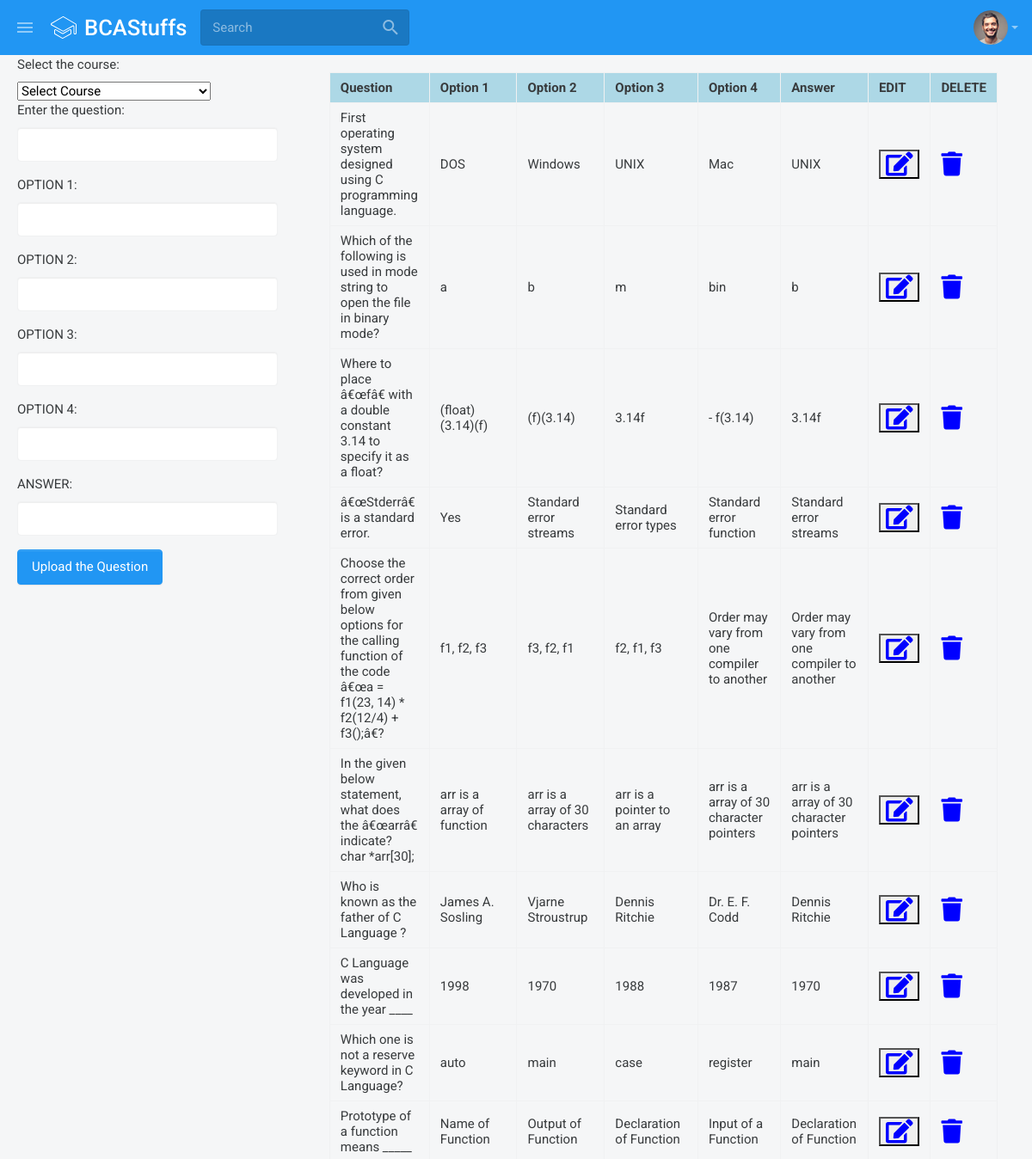
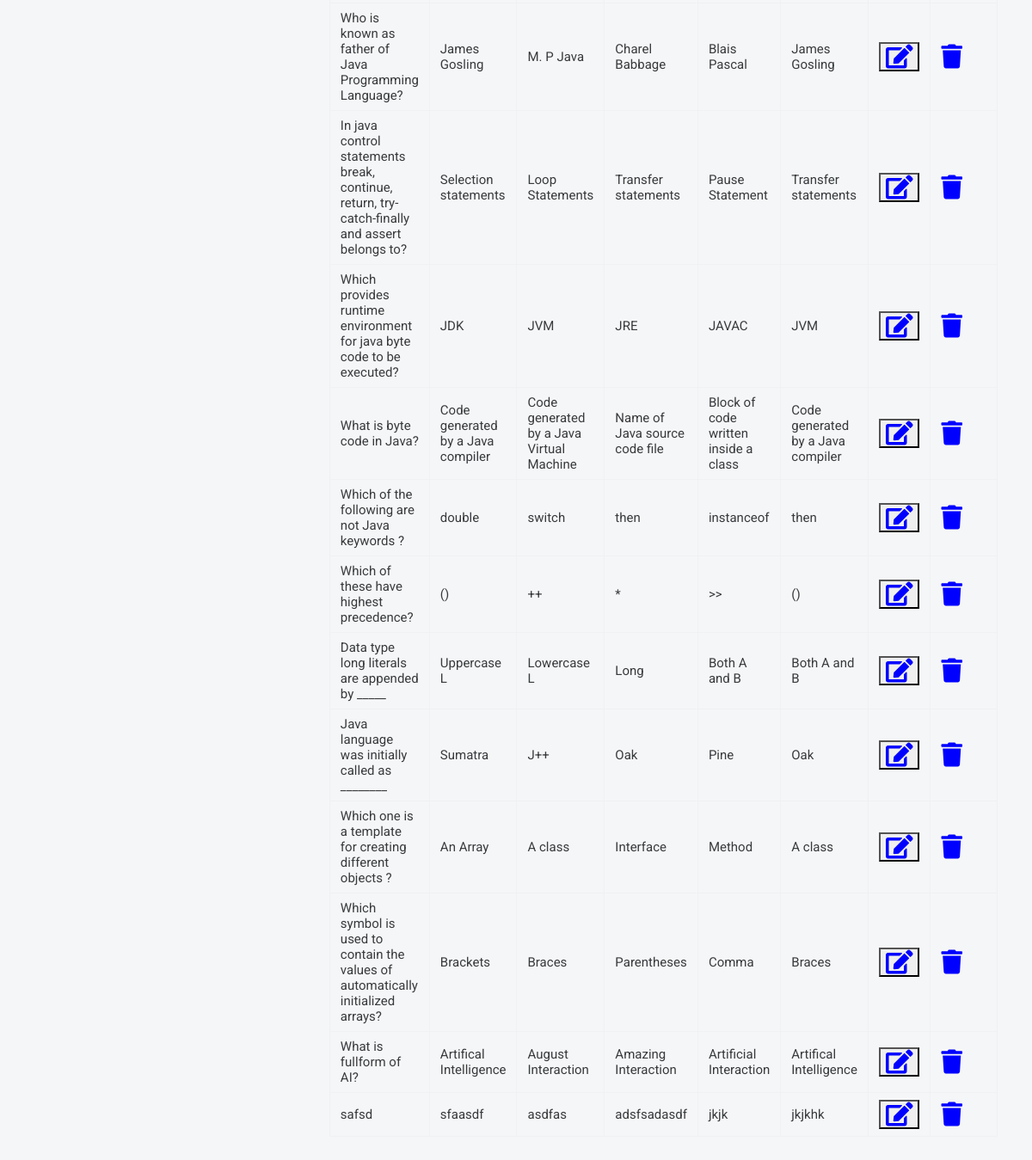
The app's page /AdminSide/add_quiz.php with its own data (2 pictures, top to bottom).
### tables this page shows
CREATE TABLE IF NOT EXISTS `que_master` (
  `que_id` int(11) NOT NULL AUTO_INCREMENT,
  `course_id` int(11) NOT NULL,
  `que` longtext NOT NULL,
  `option1` longtext NOT NULL,
  `option2` longtext NOT NULL,
  `option3` longtext NOT NULL,
  `option4` longtext NOT NULL,
  `answer` longtext NOT NULL,
  PRIMARY KEY (`que_id`)
);

### AdminSide/add_quiz.php (the view, shortened to what this page needs)
<?php
include 'header.php';
include 'connection.php';
?>
<head>
</head>
<body>
	<div class="container-fluid page__container">
		<div class="row">
			<div class="col-md-12">
				<div class="form-group">
					<form action="add_quiz.php" method="POST" enctype="multipart/form-data">
						<label>Select the course:</label><br>
						<div class="dropdown">
							<select id="coursedd" name="coursedd" onChange="change_topic(this.value)">
								<option class="dropdown-item">Select Course</option>
							</select>
						</div>
						<div class="form-group">
							<label>Enter the question:</label><br>
							<input class="form-control" type="text" name="que" id="que">
						</div>
						<div class="form-group">
							<label>OPTION 1:</label><br>
							<input class="form-control" name="option1" id="option1" type="text">
						</div>
						<div class="form-group">
							<label>OPTION 2:</label><br>
							<input class="form-control" name="option2" id="option2" type="text">
						</div>
						<div class="form-group">
							<label>OPTION 3:</label><br>
							<input class="form-control" name="option3" id="option3" type="text">
						</div>
						<div class="form-group">
							<label>OPTION 4:</label><br>
							<input class="form-control" name="option4" id="option4" type="text">
						</div>
						<div class="form-group">
							<label>ANSWER:</label><br>
							<input class="form-control" name="answer" id="answer" type="text">
						</div>
						<div id="fooBar">
							<input class="btn btn-primary" type="submit" name="save" id="save" value="Upload the Question">
							<span id="fooBar">&nbsp;</span>
						</div>
					</form>
				</div>
			</div>
		</div>
	</div>
</body>
<div class="container-fluid">
	<div class="row">
		<div class="col-md-12">
			<div class="card-body">
					<table class="table table-bordered" border="1" >
						<tbody class="">
							<tr class="" style="background-color: lightblue;">
								<th>Question</th>
								<th>Option 1</th>
								<th>Option 2</th>
								<th>Option 3</th>
								<th>Option 4</th>
								<th>Answer</th>
								<th>EDIT</th>
								<th>DELETE</th>
							</tr>
							<?php
							$sql2="select * from que_master";
							$run2=mysqli_query($con,$sql2);
							$counter=0;
							while($result3=mysqli_fetch_array($run2))
							{
								?>
								<tr>
									<td><?php echo $result3[2];?></td>
									<td><?php echo $result3[3];?></td>
									<td><?php echo $result3[4];?></td>
									<td><?php echo $result3[5];?></td>
									<td><?php echo $result3[6];?></td>
									<td><?php echo $result3[7];?></td>
									<td><input type="hidden" id="cedit<?php echo $counter;?>"  value="<?php echo $result3[0]; ?>">
										<button id="edit<?php echo $counter;?>"  class="ced"><i class="fa fa-edit" style="font-size:28px;color:blue"></i></button></td>
										<td><input type="hidden" id="delete" name="delete" value="<?php echo $result3['que_id']; ?>">
											<a href="quedel.php?id=<?php echo $result3[0]; ?>" onclick="return confirm('Do You want to delete?') " >
												<i  class="fa fa-trash" style="font-size:28px;color:blue"></i></a></td>
											</tr>
											<?php
											$counter++;
										}
										?>
									</tbody>
								</table>
							</div>
						</div>
					</div>
				</div>
		<?php
		include "sidebar.php";
		?>

### records on screen
que_master: que "First operating system designed using C programming language.", option1 "DOS", option2 "Windows", option3 "UNIX", option4 "Mac", answer "UNIX"
que_master: que "Which of the following is used in mode string to open the file in binary mode?", option1 "a", option2 "b", option3 "m", option4 "bin", answer "b"
que_master: que "Where to place â€œfâ€ with a double constant 3.14 to specify it as a float?", option1 "(float)(3.14)(f)", option2 "(f)(3.14)", option3 "3.14f", option4 "- f(3.14)", answer "3.14f"
que_master: que "â€œStderrâ€ is a standard error.", option1 "Yes", option2 "Standard error streams", option3 "Standard error types", option4 "Standard error function", answer "Standard error streams"
que_master: que "Choose the correct order from given below options for the calling function of the code â€œa = f1(23, 14) * f2(12/4) + f3();â€?", option1 "f1, f2, f3", option2 "f3, f2, f1", option3 "f2, f1, f3", option4 "Order may vary from one compiler to another", answer "Order may vary from one compiler to another"
que_master: que "In the given below statement, what does the â€œarrâ€ indicate? char *arr[30];", option1 "arr is a array of function", option2 "arr is a array of 30 characters", option3 "arr is a pointer to an array", option4 "arr is a array of 30 character pointers", answer "arr is a array of 30 character pointers"
que_master: que "Who is known as the father of C Language ?", option1 "James A. Sosling", option2 "Vjarne Stroustrup", option3 "Dennis Ritchie", option4 "Dr. E. F. Codd", answer "Dennis Ritchie"
que_master: que "C Language was developed in the year ____", option1 "1998", option2 "1970", option3 "1988", option4 "1987", answer "1970"
que_master: que "Which one is not a reserve keyword in C Language?", option1 "auto", option2 "main", option3 "case", option4 "register", answer "main"
que_master: que "Prototype of a function means _____", option1 "Name of Function", option2 "Output of Function", option3 "Declaration of Function", option4 "Input of a Function", answer "Declaration of Function"
que_master: que "Who is known as father of Java Programming Language?", option1 "James Gosling", option2 "M. P Java", option3 "Charel Babbage", option4 "Blais Pascal", answer "James Gosling"
que_master: que "In java control statements break, continue, return, try-catch-finally and assert belongs to?", option1 "Selection statements", option2 "Loop Statements", option3 "Transfer statements", option4 "Pause Statement", answer "Transfer statements"
que_master: que "Which provides runtime environment for java byte code to be executed?", option1 "JDK", option2 "JVM", option3 "JRE", option4 "JAVAC", answer "JVM"
que_master: que "What is byte code in Java?", option1 "Code generated by a Java compiler", option2 "Code generated by a Java Virtual Machine", option3 "Name of Java source code file", option4 "Block of code written inside a class", answer "Code generated by a Java compiler"
que_master: que "Which of the following are not Java keywords ?", option1 "double", option2 "switch", option3 "then", option4 "instanceof", answer "then"
que_master: que "Which of these have highest precedence?", option1 "()", option2 "++", option3 "*", option4 ">>", answer "()"
que_master: que "Data type long literals are appended by _____", option1 "Uppercase L", option2 "Lowercase L", option3 "Long", option4 "Both A and B", answer "Both A and B"
que_master: que "Java language was initially called as ________", option1 "Sumatra", option2 "J++", option3 "Oak", option4 "Pine", answer "Oak"
que_master: que "Which one is a template for creating different objects ?", option1 "An Array", option2 "A class", option3 "Interface", option4 "Method", answer "A class"
que_master: que "Which symbol is used to contain the values of automatically initialized arrays?", option1 "Brackets", option2 "Braces", option3 "Parentheses", option4 "Comma", answer "Braces"
que_master: que "What is fullform of AI?", option1 "Artifical Intelligence", option2 "August Interaction", option3 "Amazing Interaction", option4 "Artificial Interaction", answer "Artifical Intelligence"
que_master: que "safsd", option1 "sfaasdf", option2 "asdfas", option3 "adsfsadasdf", option4 "jkjk", answer "jkjkhk"
